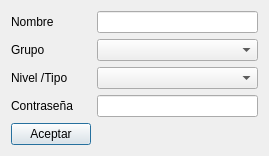
<?xml version="1.0" encoding="UTF-8"?>
<ui version="4.0">
 <class>DlgROSAPIUser</class>
 <widget class="QDialog" name="DlgROSAPIUser">
  <property name="geometry">
   <rect>
    <x>0</x>
    <y>0</y>
    <width>269</width>
    <height>145</height>
   </rect>
  </property>
  <property name="windowTitle">
   <string>Nuevo usuario ROS API</string>
  </property>
  <layout class="QGridLayout" name="gridLayout">
   <item row="0" column="0">
    <widget class="QLabel" name="label">
     <property name="text">
      <string>Nombre</string>
     </property>
    </widget>
   </item>
   <item row="1" column="0">
    <widget class="QLabel" name="label_2">
     <property name="text">
      <string>Grupo</string>
     </property>
    </widget>
   </item>
   <item row="1" column="1">
    <widget class="QROSAPIUsersGroupComboBox" name="grupNameComboBox"/>
   </item>
   <item row="0" column="1">
    <widget class="QLineEdit" name="userNameLineEdit"/>
   </item>
   <item row="2" column="0">
    <widget class="QLabel" name="label_3">
     <property name="text">
      <string>Nivel /Tipo</string>
     </property>
    </widget>
   </item>
   <item row="2" column="1">
    <widget class="QROSAPIUserLevelComboBox" name="userLevelComboBox"/>
   </item>
   <item row="3" column="0">
    <widget class="QLabel" name="label_4">
     <property name="text">
      <string>Contraseña</string>
     </property>
    </widget>
   </item>
   <item row="3" column="1">
    <widget class="QLineEdit" name="userPassLineEdit"/>
   </item>
   <item row="4" column="0">
    <widget class="QPushButton" name="acceptButton">
     <property name="text">
      <string>Aceptar</string>
     </property>
    </widget>
   </item>
  </layout>
 </widget>
 <customwidgets>
  <customwidget>
   <class>QROSAPIUsersGroupComboBox</class>
   <extends>QComboBox</extends>
   <header>Widgets/QROSAPIUsersGroupComboBox.h</header>
  </customwidget>
  <customwidget>
   <class>QROSAPIUserLevelComboBox</class>
   <extends>QComboBox</extends>
   <header>Widgets/QROSAPIUserLevelComboBox.h</header>
  </customwidget>
 </customwidgets>
 <tabstops>
  <tabstop>userNameLineEdit</tabstop>
  <tabstop>grupNameComboBox</tabstop>
  <tabstop>userLevelComboBox</tabstop>
  <tabstop>userPassLineEdit</tabstop>
 </tabstops>
 <resources/>
 <connections/>
</ui>
